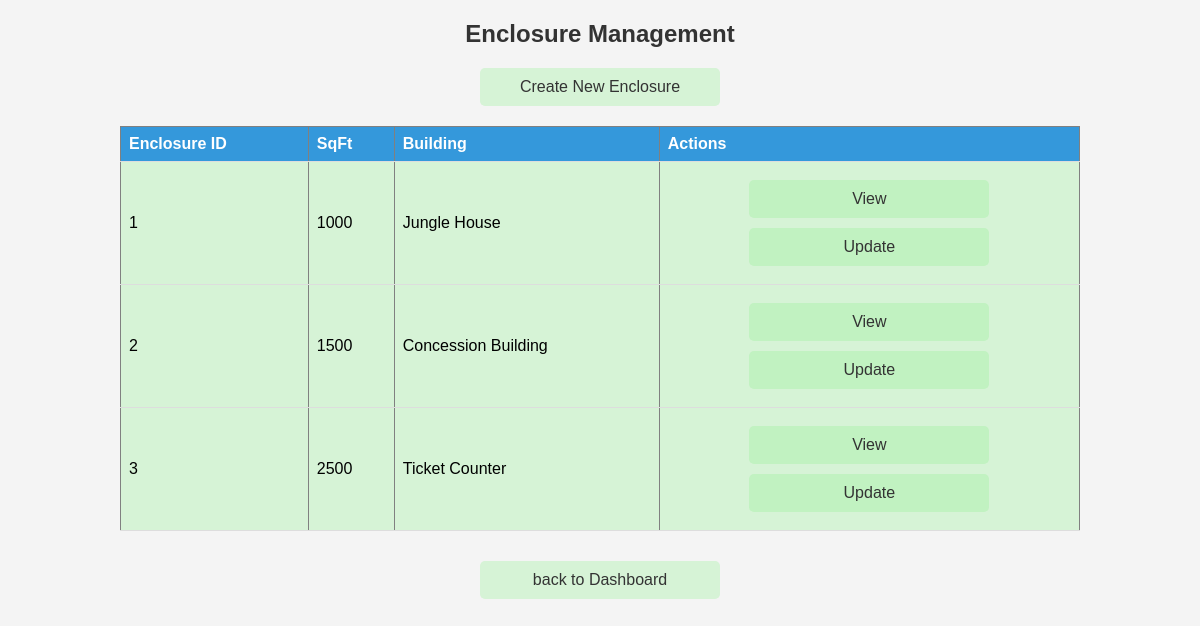
The app's page /enclosures/view_enclosures.php with its own data.
### tables this page shows
CREATE TABLE IF NOT EXISTS `enclosure` (
  `ID` int(11) NOT NULL AUTO_INCREMENT,
  `BuildingID` int(11) NOT NULL,
  `SqFt` int(11) NOT NULL,
  PRIMARY KEY (`ID`,`BuildingID`),
  KEY `BuildingID` (`BuildingID`),
  CONSTRAINT `enclosure_ibfk_1` FOREIGN KEY (`BuildingID`) REFERENCES `building` (`ID`)
);

CREATE TABLE IF NOT EXISTS `building` (
  `ID` int(11) NOT NULL AUTO_INCREMENT,
  `Name` varchar(255) NOT NULL,
  `Type` varchar(255) NOT NULL,
  PRIMARY KEY (`ID`)
);

### enclosures/view_enclosures.php (the view, shortened to what this page needs)
<?php
include '../includes/db_connection.php';
$sql = "SELECT e.ID, e.SqFt, b.Name AS BuildingName
        FROM Enclosure e
        JOIN Building b ON e.BuildingID = b.ID";
$result = $conn->query($sql);
?>
<!DOCTYPE html>
<html lang="en">
<head>
</head>
<body>
    <h2>Enclosure Management</h2>
    <a href="create_enclosure.php">Create New Enclosure</a>
    <table border="1">
        <tr>
            <th>Enclosure ID</th>
            <th>SqFt</th>
            <th>Building</th>
            <th>Actions</th>
        </tr>
        <?php while ($row = $result->fetch_assoc()): ?>
            <tr>
                <td><?php echo $row['ID']; ?></td>
                <td><?php echo $row['SqFt']; ?></td>
                <td><?php echo $row['BuildingName']; ?></td>
                <td>
                    <a href="view_enclosure.php?id=<?php echo $row[
                        'ID'
                    ]; ?>">View</a>
                    <a href="update_enclosure.php?id=<?php echo $row[
                        'ID'
                    ]; ?>">Update</a>
                </td>
            </tr>
        <?php endwhile; ?>
    </table>
    <a href = "../dashboard.php">back to Dashboard</a>
</body>
</html>

### enclosures/view_enclosures.php (style rules this page uses)
body { font-family: Arial, sans-serif; background-color: #f4f4f4; margin: 0; padding: 0; }
h2 { text-align: center; color: #333; }
a { display: block; width: 200px; margin: 10px auto; padding: 10px 20px; background-color: rgba(144, 238, 144, 0.3); color: #333; text-decoration: none; border-radius: 5px; text-align: center; }
table { width: 80%; margin: 20px auto; border-collapse: collapse; margin-bottom: 30px; background-color: rgba(144, 238, 144, 0.3); }
th, td { padding: 8px; text-align: left; border-bottom: 1px solid #ddd; }
th { background-color: #3498db; color: white; }

### records on screen
enclosure: ID "1", SqFt "1000", BuildingID.Name "Jungle House"
enclosure: ID "2", SqFt "1500", BuildingID.Name "Concession Building"
enclosure: ID "3", SqFt "2500", BuildingID.Name "Ticket Counter"
